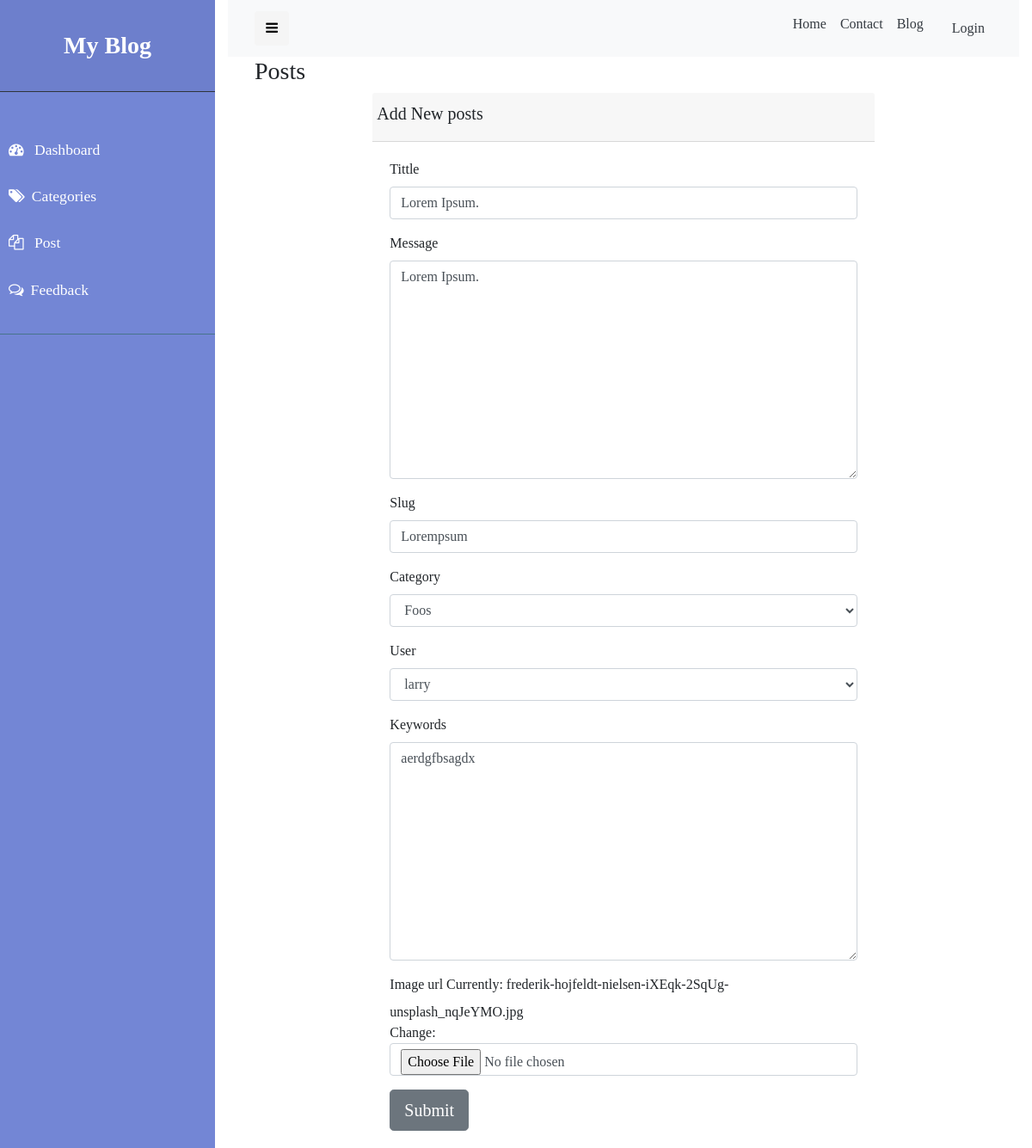
Page /staff/update/post/5 on the committed database.
### blog/models.py (models this page shows, shortened)
class Post(models.Model):
    tittle = models.CharField(max_length= 100)
    message = models.TextField()
    likes = models.IntegerField(default=0,blank=True)
    dislikes = models.IntegerField(default=0,blank=True)
    slug = models.SlugField(max_length=200)
    image_url = models.ImageField()
    views = models.IntegerField(default=0,blank=True)
    keywords = models.TextField()
    Category = models.ForeignKey(Category,on_delete=models.CASCADE,blank=True,null=False)
    user = models.ForeignKey(User,on_delete=models.CASCADE,blank=True,null=False)
    created_at = models.DateTimeField(auto_now_add=True)
    updated_at = models.DateTimeField(auto_now=True)
    class Meta:
        verbose_name_plural = 'Post'

### blog/views.py (the view)
# urls.py: path('update/post/<pk>',PostUpdate.as_view(),name='update_post'),
class PostUpdate(UpdateView):
    model = Post
    fields = ['tittle','message','slug','Category','user','keywords','image_url']
    success_url = '/staff/posts'
    template_name = "blog/admin/post-form.html"

### blog/models.py (called while the page is built)
    def __str__(self):
        return self.name

### blog/templates/blog/admin/post-form.html (shortened to what this page needs)
{% extends 'blog/admin/layouts/admin-base.html' %}
{% load static %}
{% load widget_tweaks %}
{% block 'content' %}
<div class="container">
    <h3 class="mx-3"> Posts</h3>
    <div class="row justify-content-center">
        <div class="col-lg-8">
            <div class="card-header">
                <div class="row ">
                    <h5>Add New posts</h5>
                </div>
            </div>
            <div class="card-body">
                            <form method="POST" enctype="multipart/form-data">
                                        {% for field in form.visible_fields %}
                                        <div class="form-group">
                                            <label for="{{ field.id_for_label }}">{{ field.label }}</label>
                                            {{ field|add_class:'form-control' }}
                                        </div>
                                        {% endfor %}
                                <button type="submit"  class="btn btn-secondary btn-lg">Submit</button>
                            </form>
            </div>
        </div>
    </div>
</div>
{% endblock %}

### blog/static/css/adminstyle.css (style rules this page uses)
a, a:hover, a:focus { color: inherit; text-decoration: none; transition: all 0.3s; }

### rows in the picture
Post: visible_fields "Lorem Ipsum." "Lorem Ipsum." "Lorempsum" "Foos" "larry" "aerdgfbsagdx"

### other values in the picture
{{ field.label }} "Tittle" "Message" "Slug" "Category" "User" "Keywords" "Image url"
